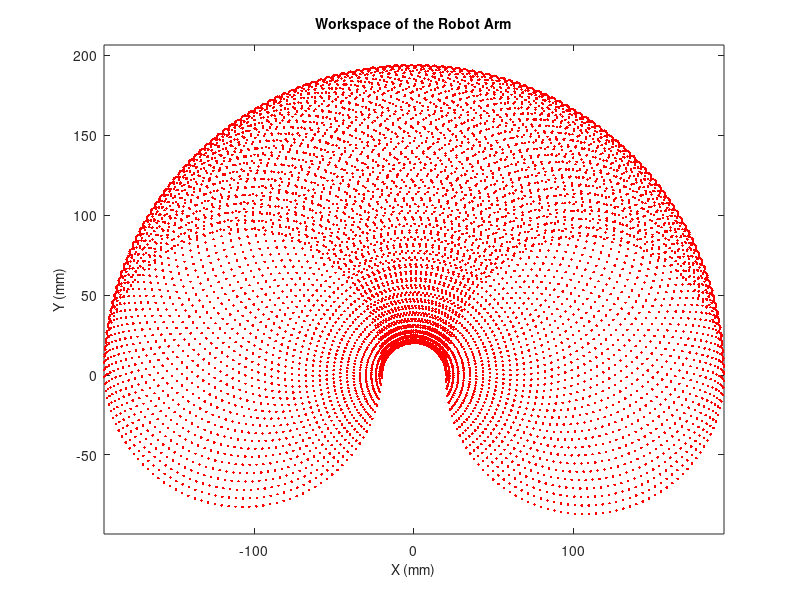
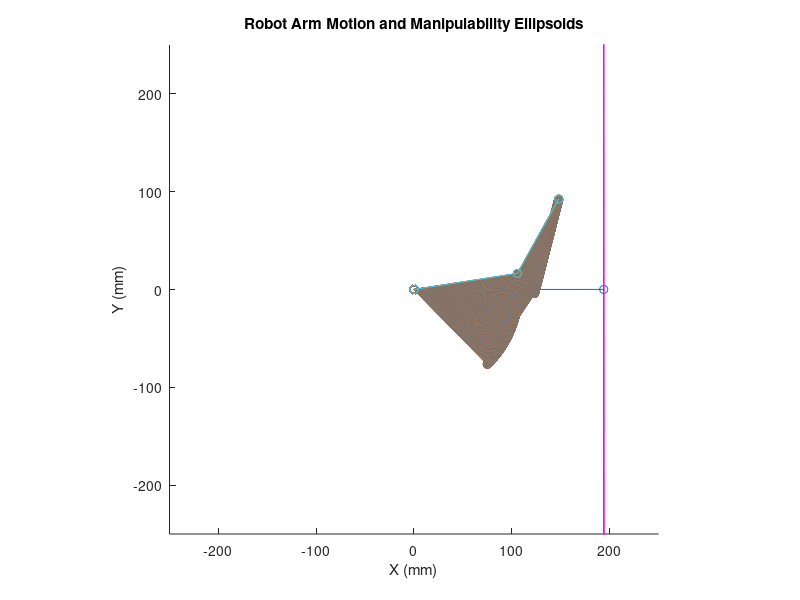
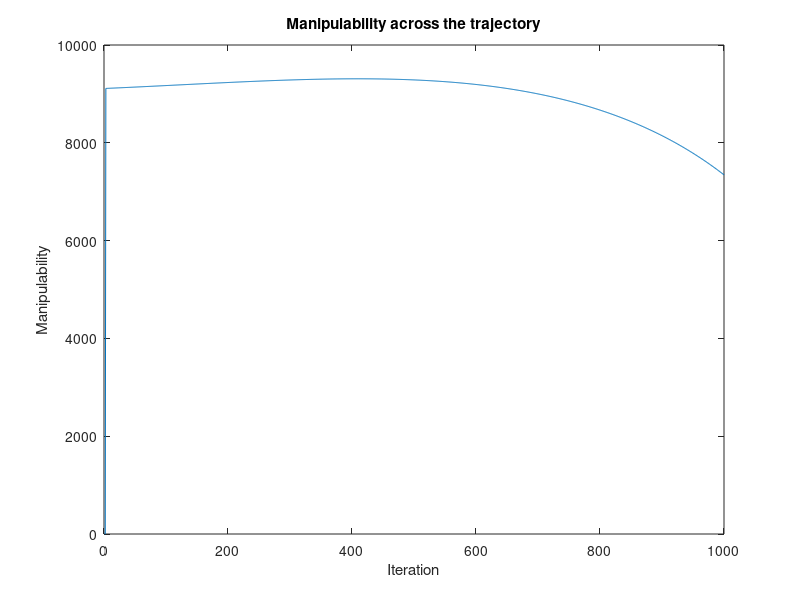

Write the MATLAB code that produced these figures, in order.
function workspace_and_manipulability()
    % Parameters for the workspace visualization
    l1 = 107; % Length of the first arm
    l2 = 87;  % Length of the second arm
    theta1 = 0:0.05:pi; % All possible theta1 values
    theta2 = -pi:0.05:pi; % All possible theta2 values
    [THETA1, THETA2] = meshgrid(theta1, theta2);
    X = l1 * cos(THETA1) + l2 * cos(THETA1 + THETA2); % x coordinates
    Y = l1 * sin(THETA1) + l2 * sin(THETA1 + THETA2); % y coordinates

    % Plot the workspace
    figure;
    plot(X(:), Y(:), 'r.');
    axis equal;
    xlabel('X (mm)', 'fontsize', 10);
    ylabel('Y (mm)', 'fontsize', 10);
    title('Workspace of the Robot Arm', 'fontsize', 10);

    % Parameters for manipulability simulation
    r1 = 107; % Length of first link
    r2 = 87;  % Length of second link
    t1 = 0;   % Initial angle of joint 1
    t2 = 0;   % Initial angle of joint 2
    x_d = [150; 100]; % Desired end-effector position
    damping_factor = 0.01; % Damping factor for DLS
    step_limit = 0.1; % Maximum step size for target clamping
    gain = 0.3; % Gain for Jacobian transpose method
    tolerance = 1e-3; % Position error tolerance
    max_iterations = 1000; % Maximum iterations
    dt = 0.01; % Time step for plotting manipulability
    ellipsoid_scale = 20; % Scaling factor for ellipsoids
    manipulability_values = zeros(max_iterations, 1);

    % Figure setup for manipulability
    figure;
    hold on;
    axis equal;
    xlim([-250, 250]);
    ylim([-250, 250]);
    xlabel('X (mm)');
    ylabel('Y (mm)');
    title('Robot Arm Motion and Manipulability Ellipsoids');

    % Simulation loop
    for i = 1:max_iterations
        % Forward kinematics
        T = forward_kinematics(r1, r2, t1, t2);
        x = T(1, 4);
        y = T(2, 4);
        current_position = [x; y];
        error = x_d - current_position;

        % Target clamping
        if norm(error) > step_limit
            error = step_limit * (error / norm(error));
        end

        % Compute Jacobian
        J = ik_jacobian(r1, r2, t1, t2);
        manipulability = sqrt(det(J * J'));
        manipulability_values(i) = manipulability;

        % Calculate joint updates
        inv_J_damped = (J' * J + damping_factor^2 * eye(size(J, 2))) \ J';
        delta_q = inv_J_damped * error;

        % Update joint angles
        t1 = t1 + delta_q(1);
        t2 = t2 + delta_q(2);

        % Plot the robot arm position
        plot([0, r1*cos(t1), r1*cos(t1) + r2*cos(t1 + t2)], ...
             [0, r1*sin(t1), r1*sin(t1) + r2*sin(t1 + t2)], '-o');

        % Plot manipulability ellipsoid
        [U, S, ~] = svd(J);
        theta = linspace(0, 2*pi, 100);
        ellipse_x = ellipsoid_scale * S(1, 1) * cos(theta);
        ellipse_y = ellipsoid_scale * S(2, 2) * sin(theta);
        ellipse = U * [ellipse_x; ellipse_y];
        plot(ellipse(1, :) + x, ellipse(2, :) + y, 'm');

        pause(0.01); % Visualization pause

        % Check if position reached
        if norm(error) < tolerance
            disp('Desired position reached!');
            break;
        end
    end

    % Plot manipulability trajectory
    figure;
    plot(manipulability_values(1:i));
    xlabel('Iteration');
    ylabel('Manipulability');
    title('Manipulability across the trajectory');
end

% Forward kinematics function
function T = forward_kinematics(r1, r2, t1, t2)
    T1 = [cos(t1), -sin(t1), 0, r1*cos(t1);
          sin(t1),  cos(t1), 0, r1*sin(t1);
          0,        0,       1, 0;
          0,        0,       0, 1];
    T2 = [cos(t2), -sin(t2), 0, r2*cos(t2);
          sin(t2),  cos(t2), 0, r2*sin(t2);
          0,        0,       1, 0;
          0,        0,       0, 1];
    T = T1 * T2;
end

% Jacobian function
function J = ik_jacobian(r1, r2, t1, t2)
    J11 = -r1*sin(t1) - r2*sin(t1 + t2);
    J12 = -r2*sin(t1 + t2);
    J21 =  r1*cos(t1) + r2*cos(t1 + t2);
    J22 =  r2*cos(t1 + t2);
    J = [J11, J12; J21, J22];
end
